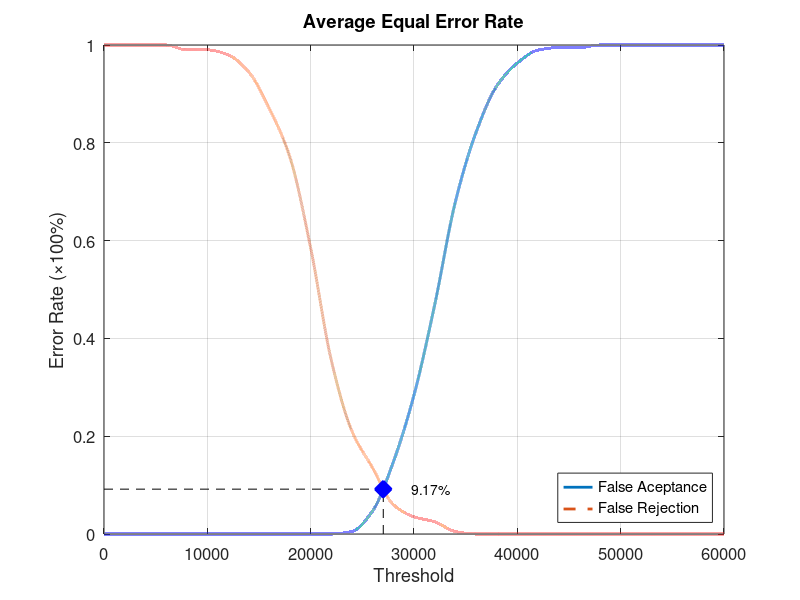
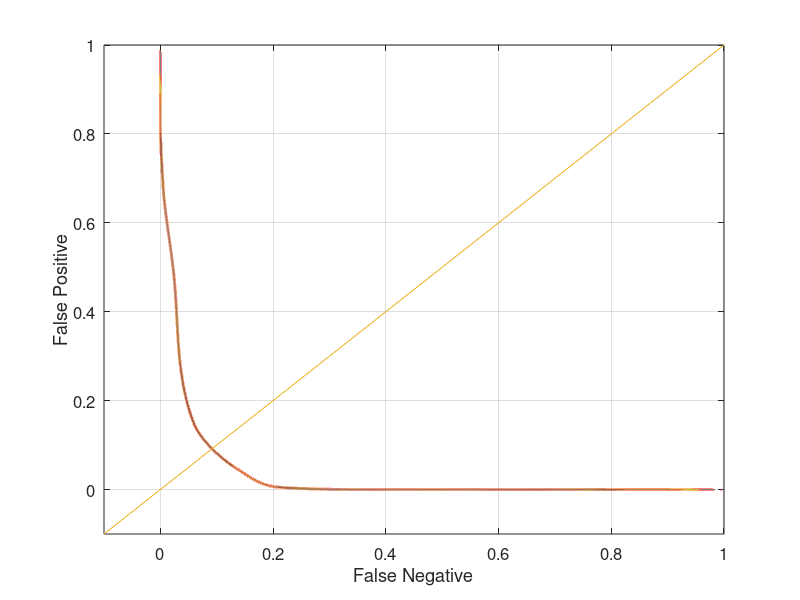

Here is the MATLAB script that generated these plots, in order:
function yEER = Database1_2
close all;
clear;
clc;
x = 0:2000:60000;
xq = 0:0.5:60000;

y0 = [0 0 0 0 0 0 0 0 0 0 0 0 0.00526316 0.0473684 0.147368 0.284211 0.468421 0.678947 0.821053 0.915789 0.963158 0.989474 0.994737 0.994737 1 1 1 1 1 1 1];
yy0 = interp1(x, y0, xq, 'pchip');
y1 = [1 1 1 1 0.99 0.99 0.98 0.945 0.87 0.77 0.585 0.355 0.21 0.135 0.06 0.035 0.025 0.005 0 0 0 0 0 0 0 0 0 0 0 0 0];
yy1 = interp1(x, y1, xq, 'pchip');

% Calculating EER: 
y2 = abs(y0 - y1);
find(y2 == min(y2))
yy2 = abs(yy0 - yy1);
xEER = find(yy2 == min(yy2));
xEERIndex = xq(xEER) % X-axis EER
yEER = yy0(xEER) % Y-axis EER

main = figure
plot(xq, yy0,'-','LineWidth', 2);	hold on
plot(xq, yy1,'--','LineWidth', 2);	hold on
plot([xEERIndex xEERIndex], [0 yEER], 'k--');	hold on
plot([0 xEERIndex], [yEER yEER], 'k--');	hold on
plot(xEERIndex, yEER, 'bx', 'LineWidth', 10);	hold on
text(xEERIndex + 10 * xEERIndex / 100, yEER, [num2str(round((10000 * yEER)) / 100) '%'])
legend('False Aceptance', 'False Rejection', 'Location', 'SouthEast')
xlabel('Threshold')
ylabel('Error Rate (\times100%)')
title('Average Equal Error Rate')
set(gca, 'FontSize', 12)
axis([0 60000 0 1])
grid on

print(main, 'Database1_2Main', '-dpng');
FNRxFPR = figure('Color', [1 1 1]);
plot(yy1, yy0, '-', yy1, yy0, 'LineWidth', 2);
hold on
y = -0.1:0.1:1
plot(y, y); 
set(gca, 'FontSize', 12)
xlabel('False Negative')
ylabel('False Positive')
axis([-0.1 1 -0.1 1])
set(gca, 'FontSize', 12)
grid on

print(FNRxFPR, 'Database1_2FNRxFPR','-dpng');
end
